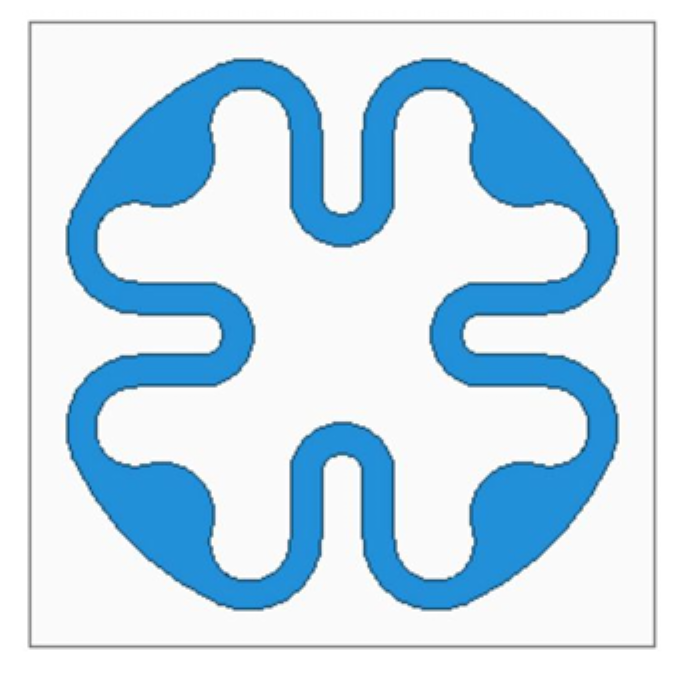
#> input picture test21.png, 682 x 676 px, found by its file name
$ python ColorDetector.py
#> lines starting #> are read from the running program, lines starting #| are printed output that depends on the picture; after the words box and inside, x2 and y2 are one past the last pixel; in counts of white or black regions, pixels touching at a corner belong together
import cv2
import numpy as np
from typing import Tuple


class ColorDetector:
    def __init__(self):
        # 定义常见颜色的HSV范围
        self.Color_results = None
        """
        Color_match:dict = {
            color{
                area（色块面积）: 0.0
                mask（色块掩码）: ndarray
                percentage（色块在整体的百分比）: 0.0
            }
        }
        """
        # 预设的HSV色彩空间，但是opencv中HSV色彩空间的范围和通常的不一样需要做映射,并通过self.__set_dcr()对其初始化
        self.__Default_color_ranges = None
        self.__set_dcr()
        # 预设的可视化三通道RGB色彩空间，需要将HSV映射到对应的RGB中（但是cv中是有现成的转换函数的），并通过self.__set_dcv()对其初始化
        self.__Default_color_visuals = None
        self.__set_dcv()
        # 可修改的HSV色彩空间，在没有输入的情况下使用预设的HSV色彩空间，即Default_color_ranges
        self.Color_ranges = {}
        # 可修改的RGB色彩空间，在没有输入的情况下使用预设的RGB色彩空间，即Default_color_visuals
        self.Color_visuals = {}

    def __set_dcr(self):
        self.__Default_color_ranges = {
            'black': [((0, 0, 0), (180, 255, 30))],
            'gray':[((0, 0, 46), (180, 43, 220))],
            'white':[((0, 0, 221), (180, 30, 255))],
            'red': [
                ((0, 43, 46), (10, 255, 255)),  # 红色范围1（低H值）
                ((156, 43, 46), (180, 255, 255))  # 红色范围2（高H值）
            ],
            'orange': [((11, 43, 46), (25, 255, 255))],
            'yellow': [((26, 43, 46), (34, 255, 255))],
            'green': [((35, 43, 46), (77, 255, 255))],
            'cyan':[((78, 43, 46), (99, 255, 255))],
            'blue': [((100, 43, 46), (124, 255, 255))],
            'purple': [((125, 43, 46), (155, 255, 255))],
        }

    def __set_dcv(self):
        self.__Default_color_visuals = {
                'black': (0, 0, 0),
                'gray': (128, 128, 128),
                'white': (255, 255, 255),
                'red': (0, 0, 255),
                'orange': (0, 165, 255),
                'yellow': (0, 255, 255),
                'green': (0, 255, 0),
                'cyan': (255, 255, 0),
                'blue': (255, 0, 0),
                'purple': (128, 0, 128),
            }

    def add_color(self, color_name:str, lower_hsv: Tuple[int, int, int], upper_hsv: Tuple[int, int, int]):
        """添加自定义颜色范围"""
        if color_name not in self.Color_ranges:
            self.Color_ranges[color_name] = []
            self.Color_visuals[color_name] = []
        self.Color_ranges[color_name].append((lower_hsv, upper_hsv))
        temp_hsv = np.array([[[
            (upper_hsv[0]-lower_hsv[0])*0.5,
            (upper_hsv[1]-lower_hsv[1])*0.5,
            (upper_hsv[2]-lower_hsv[2])*0.5
        ]]], dtype=np.uint8)
        r, g ,b = cv2.cvtColor(temp_hsv, cv2.COLOR_HSV2RGB)[0][0]
        self.Color_visuals[color_name].append((r, g, b))

    def remove_color(self, color_name):
        """移除指定颜色范围"""
        if color_name in self.Color_ranges:
            del self.Color_ranges[color_name]
            del self.Color_visuals[color_name]

    def detect_colors(self, image=None, image_path=None):
        """
        检测图片中的颜色分布

        参数:
            color_ranges: 如果不使用自定义色域，则用默认色域
            image_path: 图片路径，如果为None，则使用image参数
            image: 已加载的图片对象，如果为None，则使用image_path加载图片

        返回:
            包含各种颜色检测结果的字典
        """
        # 色域选择
        if len(self.Color_ranges) > 0:
            color_ranges = self.Color_ranges
        else:
            color_ranges = self.__Default_color_ranges

        # 加载图片
        if image is None:
            if image_path is None:
                raise ValueError("必须提供image_path或image参数")
            img = cv2.imread(image_path)
#> img is the input picture: shape (676, 682, 3); mean B, G, R 237.6, 221.6, 197
            if img is None:
                raise FileNotFoundError(f"无法加载图片: {image_path}")
        else:
            img = image.copy()

        # 转换到HSV颜色空间
        hsv = cv2.cvtColor(img, cv2.COLOR_BGR2HSV)
#> hsv: shape (676, 682, 3); mean H, S, V 35.6, 50.6, 237.9

        # 存储检测结果
        result = {}

        for color_name, ranges in color_ranges.items():
            # 初始化掩码
            mask = np.zeros(hsv.shape[:2], dtype=np.uint8)

            # 处理多范围颜色（如红色）
            for (lower, upper) in ranges:
                lower = np.array(lower, dtype=np.uint8)
                upper = np.array(upper, dtype=np.uint8)
                partial_mask = cv2.inRange(hsv, lower, upper)
                mask = cv2.bitwise_or(mask, partial_mask)

            # 计算颜色区域面积
            area = cv2.countNonZero(mask)
            result[color_name] = {
                'mask': mask,
                'area': area,
                'percentage': area / (img.shape[0] * img.shape[1]) * 100
            }
#> mask: shape (676, 682); every value is 0
#> after the loop, result = 10 items
        self.Color_results = result
#> self.Color_results = 10 items

        return result

    def get_dominant_colors(self, top_n=3, threshold=1):
        """
        获取图片中占比最大的几种颜色
        参数:
            top_n: 返回的主要颜色数量
            threshold: 最小百分比阈值

        返回:
            包含主要颜色及其百分比的列表
        """
        if len(self.Color_results) > 0:
            detection_result = self.Color_results
        else:
            raise ValueError("应当使用detect_colors先对图片进行颜色检测")
        # 过滤并排序颜色
        filtered_colors = [
            (color, data['percentage'])
            for color, data in detection_result.items()
            if data['percentage'] >= threshold
        ]
        filtered_colors.sort(key=lambda x: x[1], reverse=True)

        # 返回前top_n种颜色
        return filtered_colors[:top_n]

    def visualize_results(self, image, detection_result, threshold=1.0, color_visuals=None):
        """
        可视化颜色检测结果

        参数:
            image: 原始图片
            detection_result: detect_colors方法返回的结果
            threshold: 显示颜色的最小百分比阈值
            color_visuals: hsv->rgb的映射，如果是None的话则使用默认映射组

        返回:
            可视化结果图片
        """
        if color_visuals is None:
            color_visuals = self.__Default_color_visuals

        result_img = image.copy()

        # 按面积降序排序
        sorted_colors = sorted(
            detection_result.items(),
            key=lambda x: x[1]['area'],
            reverse=True
        )

        # 在原图上绘制颜色区域
        for color_name, data in sorted_colors:
            if data['percentage'] >= threshold:
                # 创建彩色掩码
                color_mask = np.zeros_like(result_img)
                color_mask[:, :] = color_visuals[color_name]
                color_mask = cv2.bitwise_and(color_mask, color_mask, mask=data['mask'])

                # 叠加到原图
                result_img = cv2.addWeighted(result_img, 0.7, color_mask, 0.3, 0)

        # 添加文本标签
        y_offset = 30
        for color_name, data in sorted_colors:
            if data['percentage'] >= threshold:
                text = f"{color_name}: {data['percentage']:.1f}%"
                cv2.putText(
                    result_img,
                    text,
                    (10, y_offset),
                    cv2.FONT_HERSHEY_SIMPLEX,
                    0.7,
                    color_visuals[color_name],
                    2
                )
                y_offset += 30

        return result_img

    def default_color_ranges(self):
        return self.__Default_color_ranges

    def default_color_visuals(self):
        return self.__Default_color_visuals


# 使用示例
if __name__ == "__main__":
    # 创建颜色检测器实例
    detector = ColorDetector()
    path = r"D:\pyproject\Auto_py2cst_test\test\test21.png"
    # [6 lines of commented-out code are left out]
    Results = detector.detect_colors(image_path=path)
#> Results = 10 items
    for result in Results:
        if Results[result]['percentage'] > 1e-2:
            cv2.imshow(f'{result}', Results[result]['mask'])
#> this loop made 10 passes
#> result on passes 1 to 10: 'black', 'gray', 'white', 'red', 'orange', 'yellow', 'green', 'cyan', 'blue', 'purple'
#> pass 2, `cv2.imshow(f'{result}', Results[result]['mask'])`:
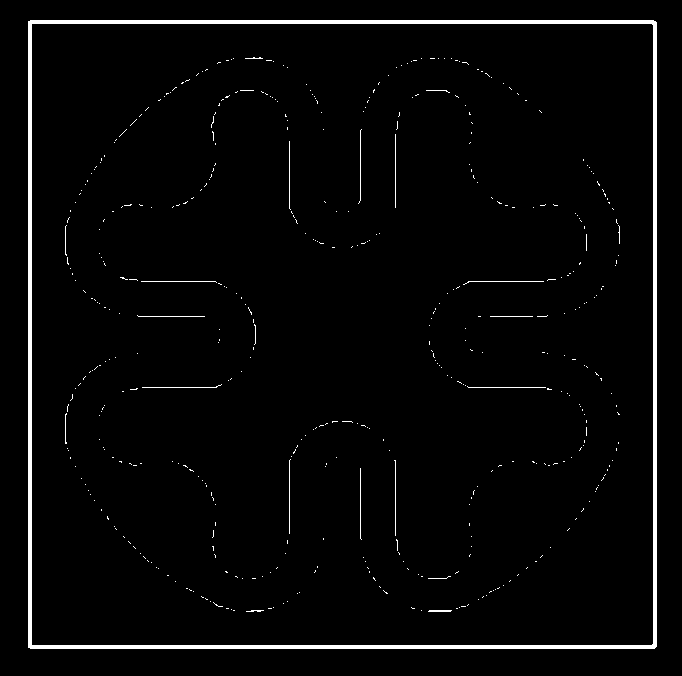
#> window 'gray': shape (676, 682); 2.7% white; 471 white regions (449 under 20 px), largest, box (x1, y1, x2, y2) and area: (28, 20, 657, 649) 9991, (463, 281, 544, 285) 82, (142, 384, 222, 388) 81
    cv2.waitKey(0)

    # 获取主要颜色
    dominant_colors = detector.get_dominant_colors(top_n=3)
#> in get_dominant_colors, `filtered_colors = [ (color, data['percentage']) for color, data in det..`: filtered_colors = [('gray', 2.66), ('white', 72.67), ('blue', 24.37)]
#> dominant_colors = [('white', 72.67), ('blue', 24.37), ('gray', 2.66)]
    print("主要颜色:")
    for Color, percentage in dominant_colors:
        print(f"- {Color}: {percentage:.1f}%")
#> this loop made 3 passes
#| - white: 72.7%
#| - blue: 24.4%
#| - gray: 2.7%

    # 可视化结果
    Img = cv2.imread(path)
    if Img is not None:
        visualized = detector.visualize_results(image=Img, detection_result=Results)
#> in visualize_results, `sorted_colors = sorted( detection_result.items(), key=lambda x: x[1]['..`: sorted_colors = 10 items
#> the loop in visualize_results, `for color_name, data in sorted_colors:` made 10 passes
#> pass 1, in visualize_results, `color_mask = cv2.bitwise_and(color_mask, color_mask, mask=data['mask'])`:
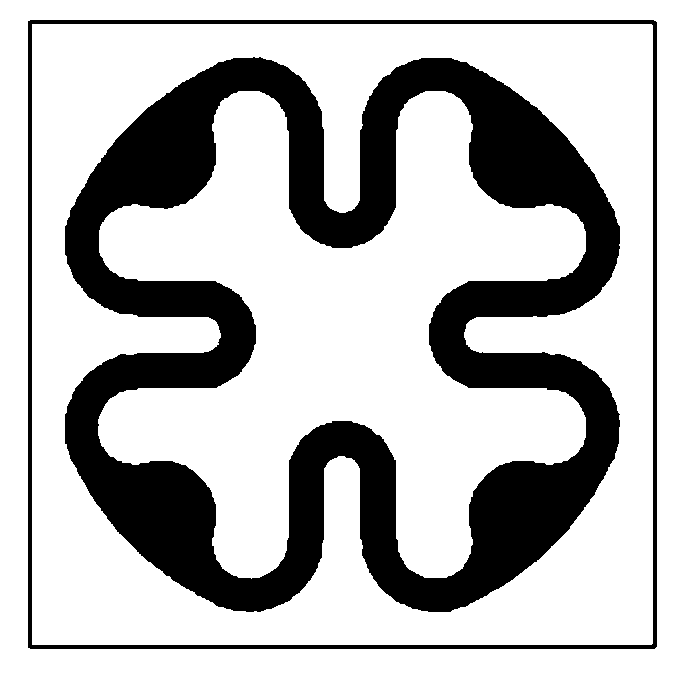
#> color_mask: shape (676, 682, 3); 72.7% white; 2 black regions, box (x1, y1, x2, y2) and area: (65, 57, 620, 612) 116003, (28, 20, 657, 649) 9991
#> pass 1, in visualize_results, `result_img = cv2.addWeighted(result_img, 0.7, color_mask, 0.3, 0)`:
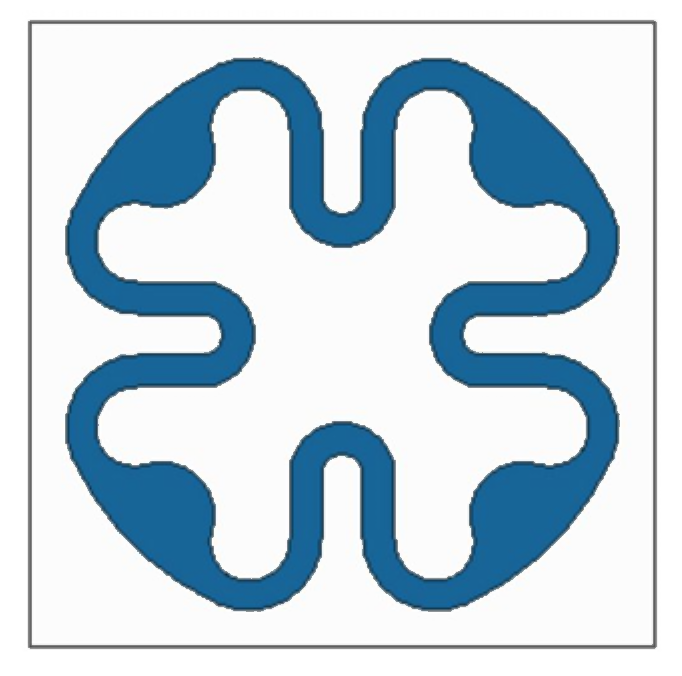
#> result_img: shape (676, 682, 3); mean B, G, R 222.1, 210.9, 193.7
#> pass 2, in visualize_results, `color_mask = cv2.bitwise_and(color_mask, color_mask, mask=data['mask'])`:
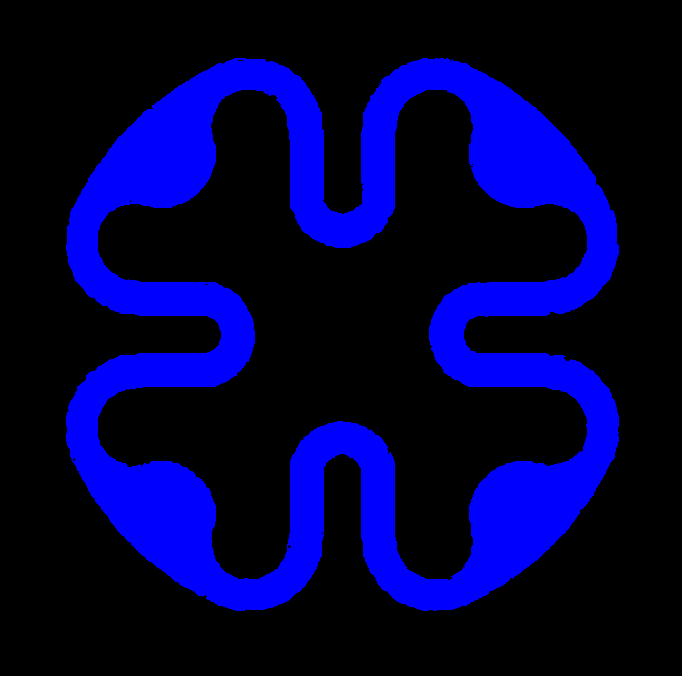
#> color_mask: shape (676, 682, 3); mean of channels 0, 1, 2 62.1, 0, 0; drawn as B, G, R
#> pass 2, in visualize_results, `result_img = cv2.addWeighted(result_img, 0.7, color_mask, 0.3, 0)`:
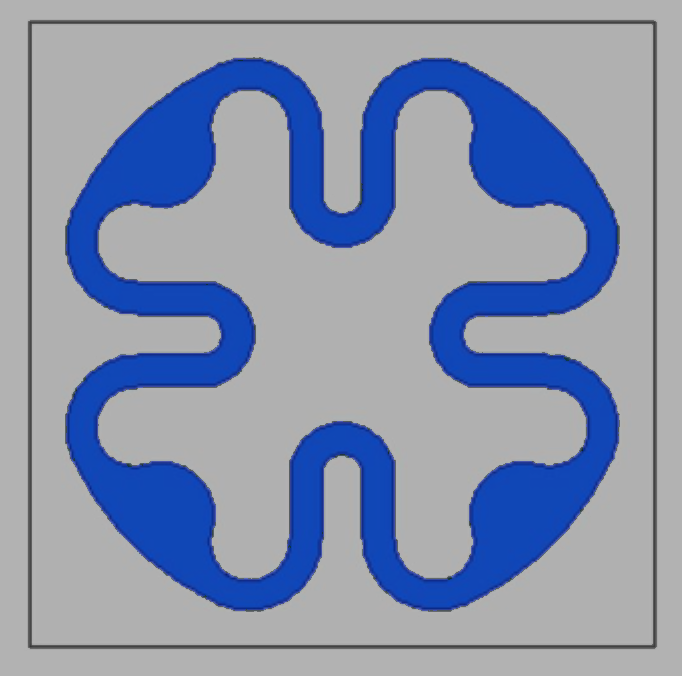
#> result_img: shape (676, 682, 3); mean B, G, R 173.9, 147.4, 135.3
#> after the loop in visualize_results, `for color_name, data in sorted_colors:`:
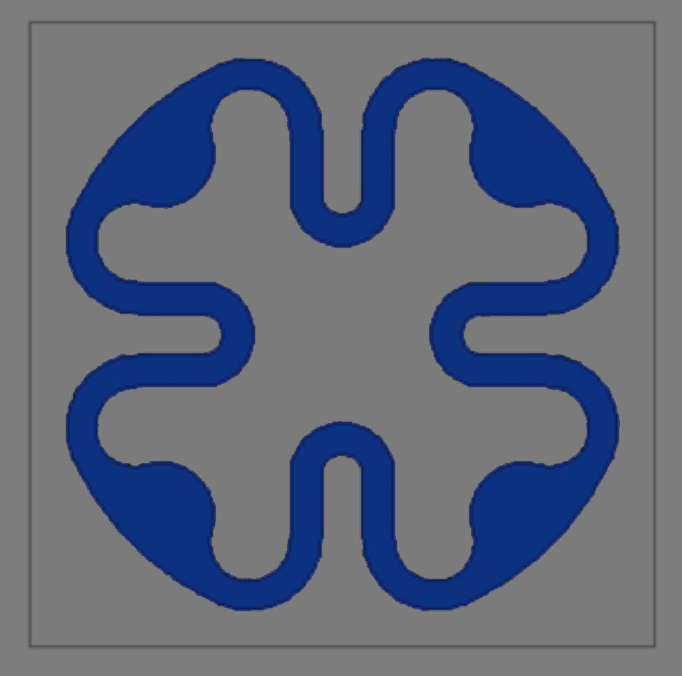
#> result_img: shape (676, 682, 3); mean B, G, R 122.7, 104.2, 95.7
#> the loop in visualize_results, `for color_name, data in sorted_colors:` made 10 passes
#> (color_name, text, y_offset) on passes 1 to 3: ('white', 'white: 72.7%', 60), ('blue', 'blue: 24.4%', 90), ('gray', 'gray: 2.7%', 120)
#> after the loop in visualize_results, `for color_name, data in sorted_colors:`:
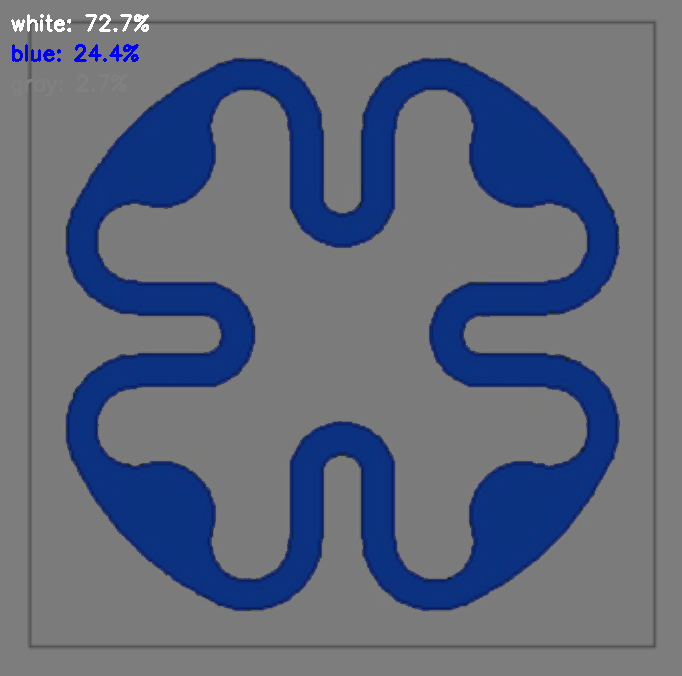
#> result_img: shape (676, 682, 3); 0.56% of pixels changed, all inside (x1, y1, x2, y2) = (11, 14, 149, 97)
#> after the loop in visualize_results, `for color_name, data in sorted_colors:`: y_offset = 120
        cv2.imshow("Color Detection", visualized)
        cv2.waitKey(0)
        cv2.destroyAllWindows()
